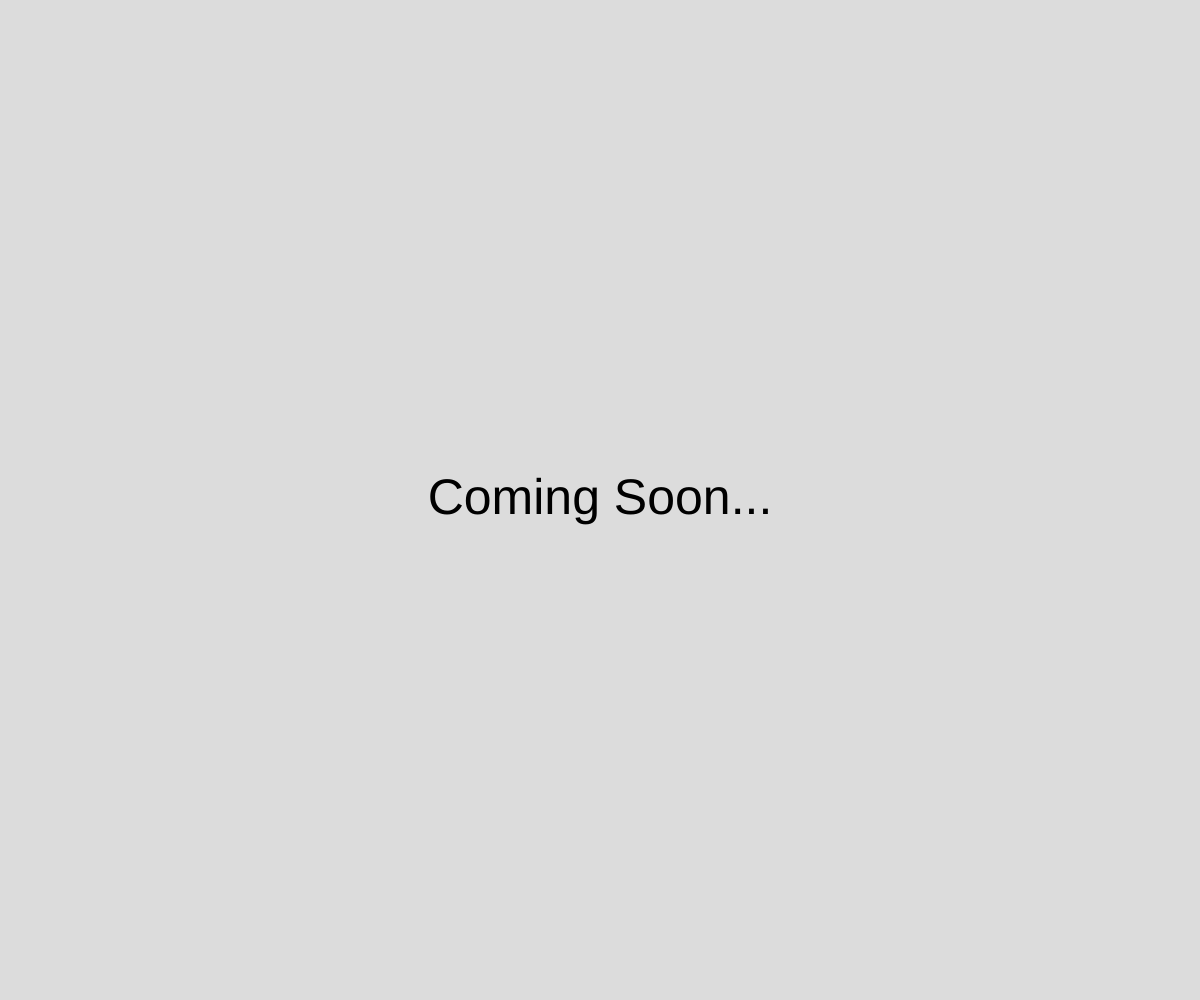
Frame 1 (no input)
Frame 60 (no input): identical to frame 1, image omitted
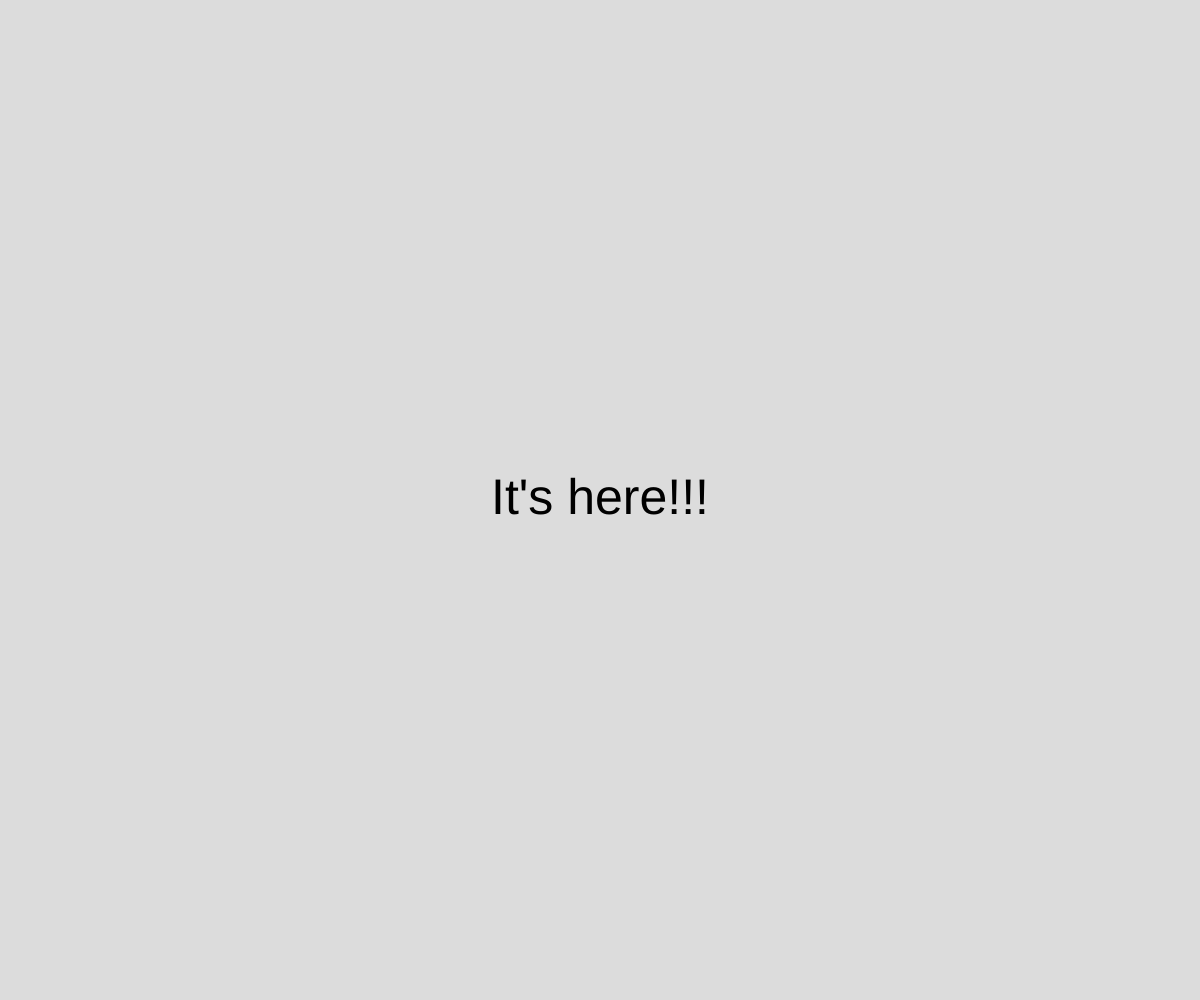
Frame 120 (the mouse pressed at the canvas centre since frame 60)

The p5.js sketch that drew these frames (run headless with seeded random() and noise() and a simulated clock; from frame 60 on, the mouse is pressed at the canvas centre):

// p5.js sketch
// ── sketch.js
// Project Title
// Your Name
// Date
// Make something happen after a set amount of time
//
// Extra for Experts:
// - describe what you did to take this project "above and beyond"

let message = "Coming Soon...";


async function setup() {
  createCanvas(windowWidth, windowHeight);

  // run new message function after 3 seconds
  window.setTimeout(newMessage, 3000);

  textAlign(CENTER, CENTER);
  textSize(50);
}

function draw() {
  background(220);
  text(message, width/2, height/2);
}

function newMessage() {
  message = "It's here!!!";
}
